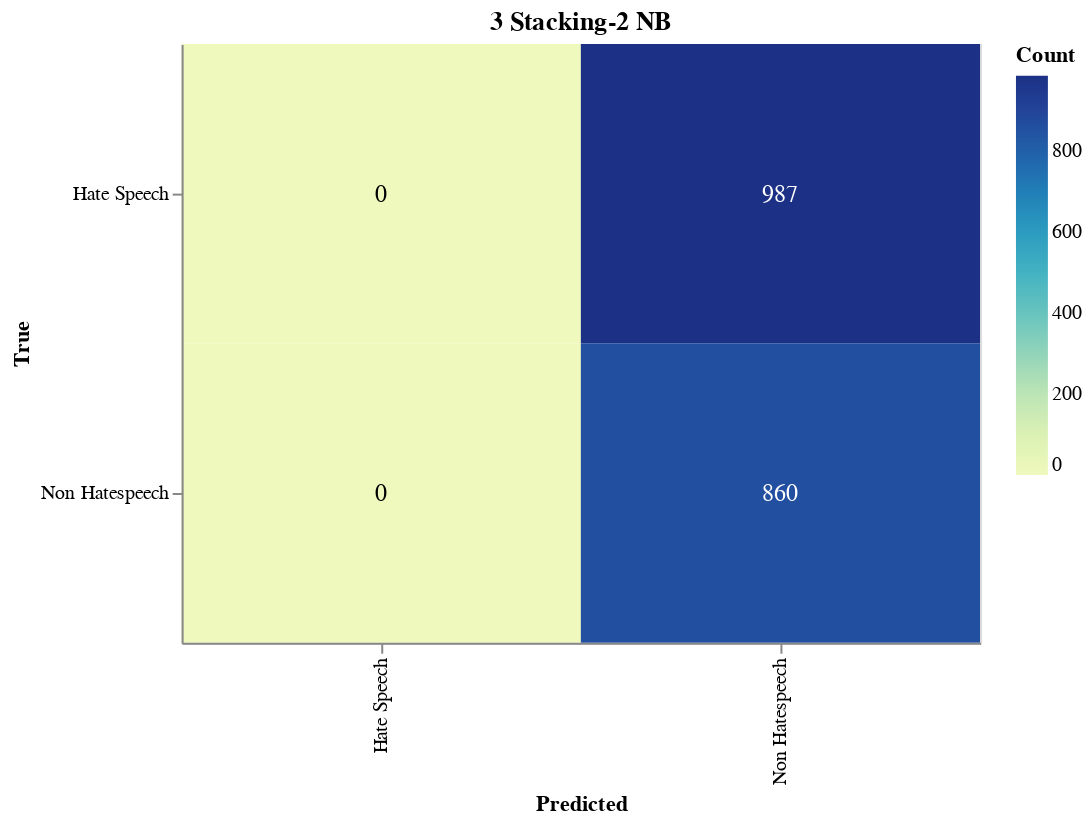

Notebook cell for this chart:
### Markdown cell above
#### Save Confusion Matrix

### Code cell
import altair as alt
import altair_saver
import pandas as pd
from sklearn.metrics import confusion_matrix

# Calculate the confusion matrix
cm = confusion_matrix(true_labels, adjusted_predictions)

# Define class names
class_names = ['Hate Speech', 'Non Hatespeech']

# Convert confusion matrix to DataFrame
cm_df = pd.DataFrame(cm, index=class_names, columns=class_names).reset_index().melt(id_vars='index')
cm_df.columns = ['True', 'Predicted', 'Count']

# Ensure the order of categories
cm_df['True'] = pd.Categorical(cm_df['True'], categories=class_names, ordered=True)
cm_df['Predicted'] = pd.Categorical(cm_df['Predicted'], categories=class_names, ordered=True)

# Create the Altair plot
heatmap = alt.Chart(cm_df).mark_rect().encode(
    x=alt.X('Predicted:O', sort=class_names),
    y=alt.Y('True:O', sort=class_names),
    color='Count:Q',
    tooltip=['True', 'Predicted', 'Count']
).properties(
    width=400,
    height=300,
    title='3 Stacking-2 NB'
)

# Add text labels
text = heatmap.mark_text(
    align='center',
    baseline='middle',
    fontSize=12
).encode(
    text='Count:Q',
    color=alt.condition(
        alt.datum.Count > cm.max() / 2,
        alt.value('white'),
        alt.value('black')
    )
)

# Combine heatmap and text
final_chart = heatmap + text

# Display the plot
final_chart.show()

### Figure 1 — Vega-Lite specification as saved in the notebook (floating-point values rounded to 4 significant figures)
{"config": {"view": {"continuousWidth": 300, "continuousHeight": 300}}, "layer": [{"mark": {"type": "rect"}, "encoding": {"color": {"field": "Count", "type": "quantitative"}, "tooltip": [{"field": "True", "type": "ordinal"}, {"field": "Predicted", "type": "ordinal"}, {"field": "Count", "type": "quantitative"}], "x": {"field": "Predicted", "sort": ["Hate Speech", "Non Hatespeech"], "type": "ordinal"}, "y": {"field": "True", "sort": ["Hate Speech", "Non Hatespeech"], "type": "ordinal"}}, "title": "3 Stacking-2 NB"}, {"mark": {"type": "text", "align": "center", "baseline": "middle", "fontSize": 12}, "encoding": {"color": {"condition": {"test": "(datum.Count > 493.5)", "value": "white"}, "value": "black"}, "text": {"field": "Count", "type": "quantitative"}, "tooltip": [{"field": "True", "type": "ordinal"}, {"field": "Predicted", "type": "ordinal"}, {"field": "Count", "type": "quantitative"}], "x": {"field": "Predicted", "sort": ["Hate Speech", "Non Hatespeech"], "type": "ordinal"}, "y": {"field": "True", "sort": ["Hate Speech", "Non Hatespeech"], "type": "ordinal"}}, "title": "3 Stacking-2 NB"}], "data": {"name": "data-010c52edfd2079f09c0236dffc020b77"}, "height": 300, "width": 400, "$schema": "https://vega.github.io/schema/vega-lite/v5.17.0.json", "datasets": {"data-010c52edfd2079f09c0236dffc020b77": [{"True": "Hate Speech", "Predicted": "Hate Speech", "Count": 0}, {"True": "Non Hatespeech", "Predicted": "Hate Speech", "Count": 0}, {"True": "Hate Speech", "Predicted": "Non Hatespeech", "Count": 987}, {"True": "Non Hatespeech", "Predicted": "Non Hatespeech", "Count": 860}]}}
